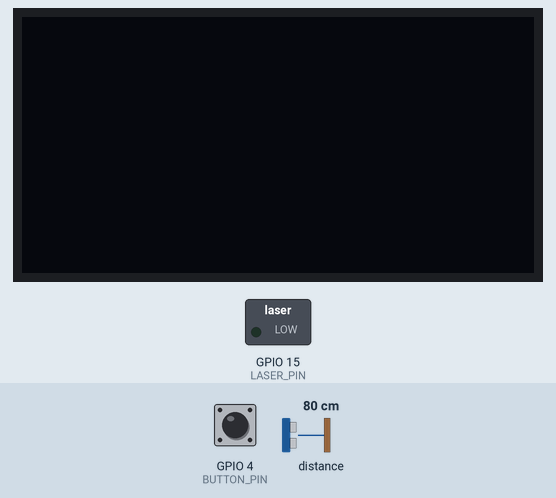
A sketch run on a simulated ESP32-C3. On the bench: 128×64 one-colour display, switched loads named in the sketch (green lamp = pin HIGH). The test bench sets the inputs (shaded band); at power-on: GPIO 4 (BUTTON_PIN) HIGH, distance to the obstacle 80 cm. What the sketch prints to the serial monitor is not drawn.

Above: at 1.9 s.
2.0 s: GPIO 4 (BUTTON_PIN) pulled LOW for 0.15 s
At 2.22 s:
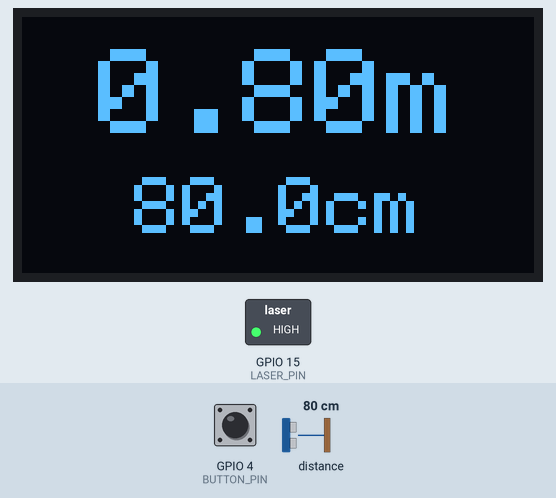
3.8 s: GPIO 4 (BUTTON_PIN) pulled LOW for 1 s
At 3.88 s:
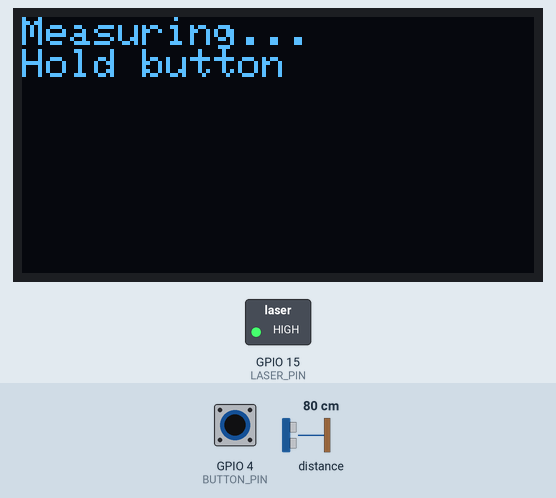
6.3 s: GPIO 4 (BUTTON_PIN) pulled LOW for 3.2 s
At 11.1 s:
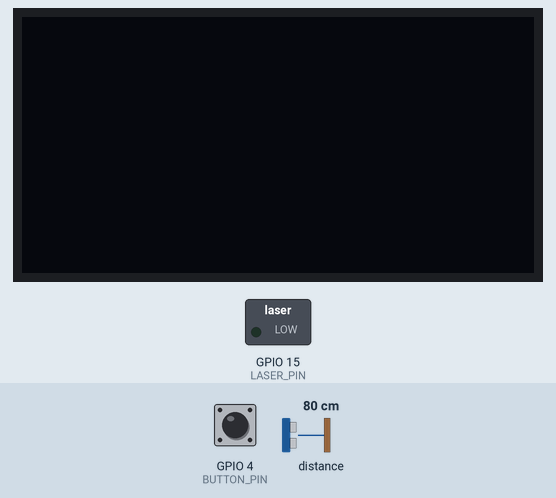
Timing chart, 0 to 12.6 s (numbered marks = the images above; inputs shaded):
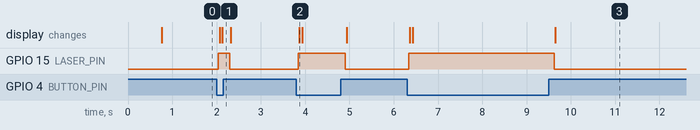

The sketch:

code.ino
```cpp
/*
 * Handheld Laser Distance Meter
 * ESP32-WROOM-32 + VL53L1X + SSD1306 OLED + KY-008 Laser
 *
 * UPDATED FOR ESP32-WROOM-32 MODULE - Key Changes:
 *   • I2C pins: GPIO21 (SDA), GPIO22 (SCL) - standard ESP32 defaults
 *   • Dual-core Xtensa LX6 @ 240 MHz
 *   • Classic WROOM-32 form factor (larger than C3 Super Mini)
 *   • 3.3V logic, 5V input capable (VIN)
 *
 * Wiring:
 *   VL53L1X   VCC->3.3V  GND->GND  SDA->GPIO21  SCL->GPIO22
 *   OLED      VCC->3.3V  GND->GND  SDA->GPIO21  SCL->GPIO22
 *   Button    one leg->GPIO4  other leg->GND
 *   KY-008    VCC->5V    GND->GND  Signal->GPIO15
 *   Power     Battery -> TP4056 -> ESP32 VIN (5V)
 *
 * Behavior:
 *   - HOLD button: device powers on (laser + display + sensor active)
 *     and measures continuously
 *   - RELEASE button: measuring stops and device powers off
 *     (laser off, screen blank)
 *   - Display: distance in METERS shown large, CENTIMETERS smaller below
 */

#include <Wire.h>
#include <Adafruit_VL53L1X.h>
#include <Adafruit_SSD1306.h>
#include <Adafruit_GFX.h>

// ==================== PIN DEFINITIONS (ESP32-WROOM-32) ====================
#define SDA_PIN      21  // GPIO21 (SDA) - standard ESP32 default
#define SCL_PIN      22  // GPIO22 (SCL) - standard ESP32 default
#define BUTTON_PIN   4   // GPIO4 for button input
#define LASER_PIN    15  // GPIO15 for laser control

// ==================== DISPLAY CONFIG ====================
#define SCREEN_WIDTH  128
#define SCREEN_HEIGHT 64
#define OLED_RESET    -1
#define OLED_ADDRESS  0x3C   // try 0x3D if this doesn't work

// ==================== SENSOR CONFIG ====================
#define VL53L1X_ADDRESS 0x29

// ==================== DEBOUNCE ====================
#define DEBOUNCE_DELAY 30    // ms

// ==================== OBJECTS ====================
Adafruit_VL53L1X sensor = Adafruit_VL53L1X();
Adafruit_SSD1306 display(SCREEN_WIDTH, SCREEN_HEIGHT, &Wire, OLED_RESET);

// ==================== STATE ====================
bool rawButtonState   = HIGH;  // instantaneous read
bool debouncedState    = HIGH;  // debounced (stable) state
bool lastDebouncedState = HIGH;
unsigned long lastDebounceTime = 0;

bool devicePoweredOn = false;   // true while button is held & device active

// ==================== SETUP ====================
void setup() {
  Serial.begin(115200);
  delay(500);
  Serial.println("\n\n╔════════════════════════════════════════════════════════╗");
  Serial.println("║  Handheld Laser Distance Meter - ESP32-WROOM-32       ║");
  Serial.println("╚════════════════════════════════════════════════════════╝\n");

  // Pins
  pinMode(BUTTON_PIN, INPUT_PULLUP);
  pinMode(LASER_PIN, OUTPUT);
  digitalWrite(LASER_PIN, LOW);   // laser off by default

  Serial.println("✓ GPIO pins initialized");

  // I2C with standard ESP32-WROOM-32 pins
  Wire.begin(SDA_PIN, SCL_PIN);  // SDA=GPIO21, SCL=GPIO22
  Wire.setClock(400000);
  delay(100);
  Serial.print("✓ I2C bus initialized (SDA=GPIO");
  Serial.print(SDA_PIN);
  Serial.print(", SCL=GPIO");
  Serial.print(SCL_PIN);
  Serial.println(")");

  // OLED Display
  if (!display.begin(SSD1306_SWITCHCAPVCC, OLED_ADDRESS)) {
    Serial.println("OLED not found at 0x3C, trying 0x3D...");
    if (!display.begin(SSD1306_SWITCHCAPVCC, 0x3D)) {
      Serial.println("✗ ERROR: OLED display not found at any address");
      Serial.println("  Addresses tried: 0x3C, 0x3D");
      displayMessage("OLED Error", "Check I2C wiring");
      while(1) delay(10);
    }
    Serial.println("✓ OLED found at 0x3D");
  } else {
    Serial.println("✓ OLED found at 0x3C");
  }

  display.clearDisplay();
  display.setTextSize(1);
  display.setTextColor(SSD1306_WHITE);
  display.setCursor(0, 0);
  display.println("Distance Meter");
  display.println("Initializing...");
  display.display();

  // VL53L1X Distance Sensor
  if (!sensor.begin(VL53L1X_ADDRESS, &Wire)) {
    Serial.print("✗ ERROR: VL53L1X not found at address 0x");
    Serial.println(VL53L1X_ADDRESS, HEX);
    Serial.println("  Status: ");
    Serial.println(sensor.vl_status);
    displayMessage("Sensor Error", "Check I2C wiring");
    while(1) delay(10);
  }
  Serial.println("✓ VL53L1X sensor initialized (address: 0x29)");

  if (!sensor.startRanging()) {
    Serial.print("✗ ERROR: couldn't start ranging. Status: ");
    Serial.println(sensor.vl_status);
    displayMessage("Sensor Error", "Ranging failed");
    while(1) delay(10);
  }

  // Timing budget: 50ms balances speed vs accuracy
  sensor.setTimingBudget(50);
  Serial.println("✓ VL53L1X timing budget set to 50ms");

  Serial.println("\n╔════════════════════════════════════════════════════════╗");
  Serial.println("║  Setup Complete - Ready to Measure                   ║");
  Serial.println("║  Hold button to start measuring                      ║");
  Serial.println("║  Release button to stop                              ║");
  Serial.println("╚════════════════════════════════════════════════════════╝\n");

  goToSleepScreen();
}

// ==================== MAIN LOOP ====================
void loop() {
  updateButtonState();

  // Just pressed (LOW) -> power on
  if (debouncedState == LOW && lastDebouncedState == HIGH) {
    powerOn();
  }

  // Just released (HIGH) -> power off
  if (debouncedState == HIGH && lastDebouncedState == LOW) {
    powerOff();
  }

  // While held, keep measuring and updating the display
  if (devicePoweredOn) {
    runMeasurementCycle();
  }

  lastDebouncedState = debouncedState;
  delay(5);  // Small delay to prevent watchdog issues
}

// ==================== BUTTON DEBOUNCE ====================
void updateButtonState() {
  bool reading = digitalRead(BUTTON_PIN);

  if (reading != rawButtonState) {
    lastDebounceTime = millis();
  }

  if ((millis() - lastDebounceTime) > DEBOUNCE_DELAY) {
    debouncedState = reading;
  }

  rawButtonState = reading;
}

// ==================== POWER CONTROL ====================
void powerOn() {
  Serial.println("\n→ Button held - POWERING ON");
  Serial.println("  • Laser ON");
  Serial.println("  • Sensor ranging started");
  Serial.println("  • Display active");

  devicePoweredOn = true;

  // Laser on
  digitalWrite(LASER_PIN, HIGH);
  Serial.println("  ✓ Laser: ON (GPIO15 = HIGH)");

  // Start sensor
  if (!sensor.startRanging()) {
    Serial.print("  ✗ WARNING: couldn't start ranging: ");
    Serial.println(sensor.vl_status);
  }

  displayMessage("Measuring...", "Hold button");
}

void powerOff() {
  Serial.println("\n→ Button released - POWERING OFF");
  Serial.println("  • Sensor ranging stopped");
  Serial.println("  • Laser OFF");
  Serial.println("  • Display blanked");

  devicePoweredOn = false;

  // Stop sensor
  sensor.stopRanging();

  // Laser off
  digitalWrite(LASER_PIN, LOW);
  Serial.println("  ✓ Laser: OFF (GPIO15 = LOW)");

  goToSleepScreen();
}

// ==================== MEASUREMENT ====================
void runMeasurementCycle() {
  // Check if a measurement is ready
  if (sensor.dataReady()) {
    int16_t distanceMM = sensor.distance();
    sensor.clearInterrupt();

    if (distanceMM < 0 || distanceMM > 4000) {
      // Out of range
      Serial.println("  [Sensor] Out of range / invalid reading");
      showOutOfRange();
    } else {
      // Valid measurement
      showDistance(distanceMM);
    }
  }

  // Small delay to prevent hammer-reading
  delay(10);
}

// ==================== DISPLAY ====================

// Big meters reading with smaller centimeters below it
void showDistance(int16_t distanceMM) {
  float meters = distanceMM / 1000.0;
  float centimeters = distanceMM / 10.0;

  display.clearDisplay();
  display.setTextColor(SSD1306_WHITE);

  // ---- Meters: large text (size 3) ----
  display.setTextSize(3);
  char meterStr[8];
  snprintf(meterStr, sizeof(meterStr), "%.2fm", meters);

  int16_t x1, y1;
  uint16_t w, h;
  display.getTextBounds(meterStr, 0, 0, &x1, &y1, &w, &h);
  display.setCursor((SCREEN_WIDTH - w) / 2, 8);
  display.print(meterStr);

  // ---- Centimeters: smaller text (size 2), below ----
  display.setTextSize(2);
  char cmStr[10];
  snprintf(cmStr, sizeof(cmStr), "%.1fcm", centimeters);
  display.getTextBounds(cmStr, 0, 0, &x1, &y1, &w, &h);
  display.setCursor((SCREEN_WIDTH - w) / 2, 40);
  display.print(cmStr);

  display.display();
}

void showOutOfRange() {
  display.clearDisplay();
  display.setTextColor(SSD1306_WHITE);
  display.setTextSize(2);
  display.setCursor(10, 20);
  display.println("-- . -- m");
  display.setTextSize(1);
  display.setCursor(10, 45);
  display.println("Out of range");
  display.display();
}

void displayMessage(const char* line1, const char* line2) {
  display.clearDisplay();
  display.setTextColor(SSD1306_WHITE);
  display.setTextSize(1);
  display.setCursor(0, 0);
  display.println(line1);
  if (strlen(line2) > 0) {
    display.println(line2);
  }
  display.display();
}

// Blank screen while device is "off" (button not held)
void goToSleepScreen() {
  display.clearDisplay();
  display.display();
}

// ==================== DEBUG: Print ESP32-WROOM-32 Board Info ====================
void printBoardInfo() {
  Serial.println("\n╔════════════════════════════════════════════════════════╗");
  Serial.println("║            ESP32-WROOM-32 Module Info                 ║");
  Serial.println("╠════════════════════════════════════════════════════════╣");
  Serial.print("║ Chip Model: ESP32 (WROOM-32)");
  Serial.println("                          ║");
  Serial.print("║ CPU Cores: 2 (dual-core, 240MHz)");
  Serial.println("                       ║");
  Serial.print("║ Flash Memory: ");
  Serial.print(ESP.getFlashChipSize() / 1024 / 1024);
  Serial.println("MB");
  Serial.println("║ SDA Pin: GPIO21");
  Serial.println("║ SCL Pin: GPIO22");
  Serial.println("║ I2C Speed: 400kHz");
  Serial.println("║ Laser Control: GPIO15 (PWM capable)");
  Serial.println("║ Button Input: GPIO4 (with pull-up)");
  Serial.println("╚════════════════════════════════════════════════════════╝\n");
}

/*
 * ==================== BOARD MIGRATION NOTES ====================
 *
 * Changes for ESP32-WROOM-32:
 *
 * 1. I2C PINS (CRITICAL!):
 *    • ESP32-C3 Super Mini: GPIO21 (SDA), GPIO20 (SCL)
 *    • ESP32-WROOM-32:     GPIO21 (SDA), GPIO22 (SCL) ← UPDATED
 *    Updated in code: Wire.begin(21, 22)
 *
 * 2. Processing:
 *    • ESP32-WROOM-32: Dual-core Xtensa LX6 @ 240 MHz
 *    • More performance headroom than ESP32-C3
 *
 * 3. Form Factor:
 *    • Classic WROOM-32 module (or DevKit boards based on it)
 *    • Larger than C3 Super Mini but very common and well-supported
 *
 * 4. Board Selection in Arduino IDE:
 *    Tools → Board → ESP32 Arduino → "ESP32 Dev Module"
 *    (or "ESP32-WROOM-32" if available in your package)
 *
 * 5. GPIO:
 *    GPIO4 and GPIO15 are safe and commonly used on WROOM-32 boards.
 *    Avoid strapping pins if possible (GPIO0, 2, 12, 15 can affect boot).
 *    GPIO15 is used here for laser; it is a strapping pin but works fine
 *    for output after boot.
 *
 * ==================== INSTALLATION INSTRUCTIONS ====================
 *
 * 1. Arduino IDE Board Support:
 *    Tools → Board Manager → Search "esp32"
 *    Install "esp32" by Espressif Systems
 *    Select Tools → Board → "ESP32 Dev Module"
 *
 * 2. Libraries:
 *    • Adafruit_VL53L1X
 *    • Adafruit_SSD1306
 *    • Adafruit_GFX
 *    • Wire (built-in)
 *
 * 3. Upload:
 *    • Select correct COM port
 *    • Board: ESP32 Dev Module
 *    • Click Upload
 *
 * ==================== IF I2C DOESN'T WORK ====================
 *
 * Standard ESP32-WROOM-32 I2C:
 *   SDA = GPIO21, SCL = GPIO22
 *
 * If sensors not detected:
 * 1. Check physical connections with multimeter
 * 2. Run I2C scanner to find available devices
 * 3. Ensure 3.3V power to sensors (not 5V)
 * 4. Add 4.7k–10k pull-up resistors on SDA/SCL if missing
 * 5. Keep I2C wires short
 *
 */
```

Measured:
- after the input at 2.0 s, GPIO 15 (LASER_PIN): LOW → HIGH at once, → LOW 0.25 s later; the display: first changes after 0.07 s (image 1 shows a later state)
- after the input at 3.8 s, GPIO 15 (LASER_PIN): LOW → HIGH at once, → LOW 1.1 s later; the display: changes after 0.07 s (image 2)
- after the input at 6.3 s, GPIO 15 (LASER_PIN): LOW → HIGH at once, → LOW 3.3 s later; the display: first changes after 0.07 s (image 3 shows a later state)
